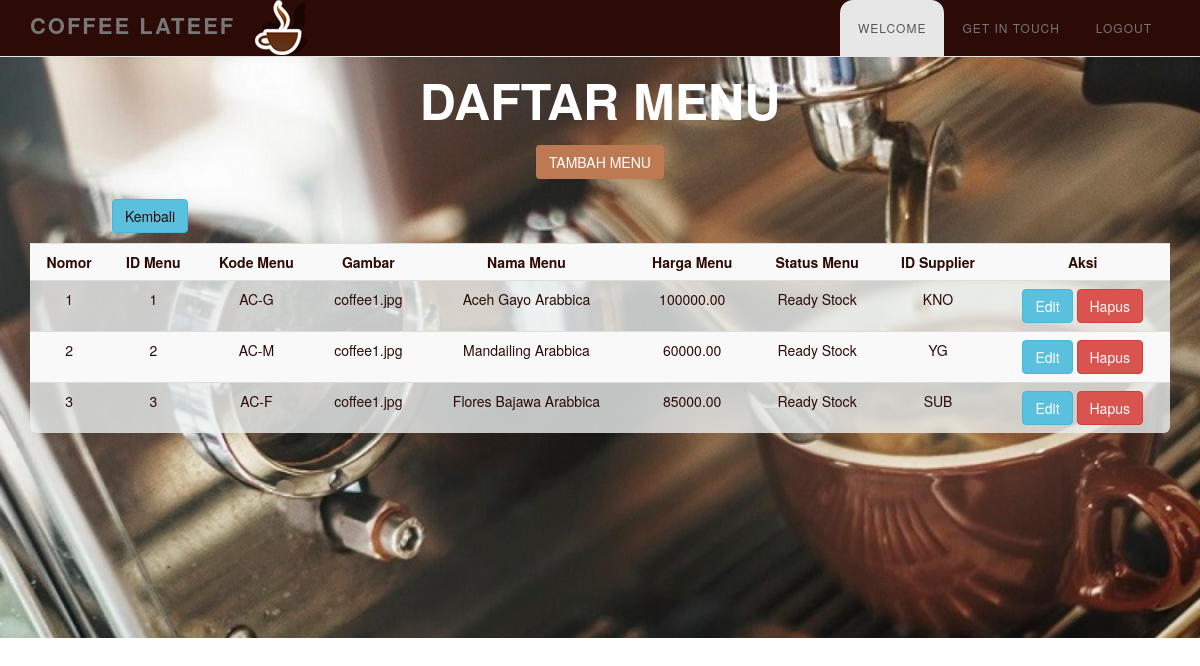
/login/list_produk.php, run on the app's committed database.
### tables this page shows
CREATE TABLE IF NOT EXISTS `tb_produk` (
  `id_produk` int(10) NOT NULL AUTO_INCREMENT,
  `kode_produk` varchar(10) NOT NULL,
  `nama_produk` varchar(50) NOT NULL,
  `harga_produk` decimal(22,2) NOT NULL,
  `status_produk` varchar(20) NOT NULL,
  `id_sup` varchar(10) NOT NULL,
  `gambar` varchar(100) NOT NULL,
  PRIMARY KEY (`id_produk`)
);

### login/list_produk.php (the view, shortened to what this page needs)
<?php
include '../koneksi.php';
$result=$connect->query('SELECT * FROM tb_produk');
?>
<!DOCTYPE html>
<head>
	<link rel="stylesheet" href="../css/bootstrap.min.css">
	<link rel="stylesheet" href="../css/animate.min.css">
	<link rel="stylesheet" href="../css/font-awesome.min.css">
	<link rel="stylesheet" href="../css/style.css">
	<link rel="stylesheet" href="../css/nav.css">
	<link rel="stylesheet" href="../css/lte.min.css">
	<link rel="stylesheet" href="../css/agency.min.css">
	<link rel="stylesheet" href="../css/bootstrap.css">
	<link rel="stylesheet" href="../css/additional.css">
</head>
<body>
<nav class="navbar navbar-default navbar-fixed-top" role="navigation" style="background-color: #2C0A05;">
	<div class="container">
		<div class="navbar-header">
			<img src="../img/header-icon.png" />
			<a class="navbar-brand" href="../index_admin.php">COFFEE LATEEF</a>
		</div>
		<div class="collapse navbar-collapse" id="mymenu" style="background-color: #2C0A05;">
			<ul class="nav navbar-nav pull-right page-scroll">
				<li class="active"><a href="../index_admin.php">Welcome</a></li>
				<li><a href="../index_admin.php #getintouch">Get In Touch</a></li>
				<li><a href="../login/logout.php">Logout</a></li>
			</ul>
		</div>
	</div>
</nav>
<footer class="parallax-section">
	<section style="padding-top: 50px;">
    <header>
        <div class="container text-center" style="padding-bottom: 20px">
	            <div class="intro-text">
	                <div class="intro-heading" style="color: white">Daftar Menu</div>
	                <form action="new_produk.php"><button type="submit" method="post" class=" btn btn-xl" style="color: white;"> Tambah Menu
	                </form>
	            </div>
	        </div>
	    </header>
	    <div class="col-md-3" style="padding-bottom: 10px;"><a href="../login/home.php"><button class="btn btn-info btn-info-outline" style="color:#2C0A05;">Kembali</button></a>
	    </div>
	    	<div class="container ">
				<table class="table table-striped jumbotron" align="right" style="background-color: rgba(236, 240, 241,0.8);color: #2C0A05;" >
				   <th class="text-center">Nomor</th>
				   <th class="text-center">ID Menu</th>
				   <th class="text-center">Kode Menu</th>
				   <th class="text-center">Gambar</th>
				   <th class="text-center">Nama Menu</th>
				   <th class="text-center">Harga Menu</th>
				   <th class="text-center">Status Menu</th>
				   <th class="text-center">ID Supplier</th>
				   <th class="text-center">Aksi</th>
					<?php
					$no = 1;
					while ($row=$result->fetch_assoc())
					{
				    echo "<tr>";
				    echo "<td align='center'>".$no."</td>";
				    echo "<td align='center'>".$row['id_produk']."</td>";
				    echo "<td>".$row['kode_produk']."</td>";
				    echo "<td>".$row['gambar']."</td>";
				    echo "<td>".$row['nama_produk']."</td>";
				    echo "<td>".$row['harga_produk']."</td>";
				    echo "<td>".$row['status_produk']."</td>";
					echo "<td>".$row['id_sup']."</td>";
					echo '<td align="center"><a href= "update_edit.php?id='.$row['id_produk'].'"><button class="btn btn-info btn-info-outline">Edit</button></a>  <a href="hapus.php?id='.$row['id_produk'].'" onclick="return confirm(\'Anda yakin ingin menghapusnya?\')"><button class="btn btn-danger btn-danger-outline">Hapus</button></a></td>';
					$no++;
					}
					?>
				</table></br>
  		    </div>
	</section>
</footer>
</body>
</html>

### css/style.css (style rules this page uses)
body { background: #ffffff; font-family: 'Roboto', sans-serif; font-weight: 400; position: relative; }
.parallax-section { background-attachment: fixed !important; background-size: cover !important; }
.navbar-default { background: #ffffff; box-shadow: 0px 2px 8px 0px rgba(50, 50, 50, 0.04); border: none; margin-bottom: 0; }
.navbar-brand, .navbar-nav li a { line-height: 28px; }
.navbar-default .navbar-brand { color: #ffffff; font-size: 22px; font-weight: bold; letter-spacing: 2px; }
.navbar-default .navbar-nav li a { font-size: 12px; letter-spacing: 1px; }
footer { background: url(../img/bg-home.jpg) 50% 0 repeat-y fixed; -webkit-background-size: cover; background-size: cover; background-position: center; color: #ffffff; padding-top: 50px; padding-bottom: 50px; }
body { background: #eee url(../img/bg.png)); }
html,body { position: relative; height: 100%; }

### css/nav.css (style rules this page uses)
.nav { position: relative; margin: 0px 0 0 0; }
ul.nav { padding:0; list-style:none; }
.nav > li { display: inline-block; float: left; background: none; }
.nav li.active, .nav li a:hover { color: #fff; }
.nav > li > a { padding: 0.5em 1em 1em 1em; display: block; color: #fff; margin: 0; font-size: 15px; font-weight:500; text-transform: uppercase; border: none; letter-spacing: 1px; border-style: solid; border-color: rgba(255, 255, 255, 0); background: none; border-top-left-radius: 13px; border-top-right-radius: 13px; }
.nav > li:nth-child(1) > a,.nav > li:nth-child(5) > a,.nav > li:nth-child(6) > a, .nav > li:nth-child(7) > a { background:none; }
.nav > li > ul li ul, .nav li >ul li, .nav > li > .fulldrop, .nav > li > .coldrop, .nav > li > ul, .nav > li { transition: all 0.3s ease-in-out; -moz-transition: all 0.3s ease-in-out; -webkit-transition: all 0.3s ease-in-out; -o-transition: all 0.3s ease-in-outs; }
@media (max-width: 1280px) { .nav > li > a { font-size: 1em; letter-spacing: 0; } }

### data on the page
tb_produk: id_produk "1", kode_produk "AC-G", gambar "coffee1.jpg", nama_produk "Aceh Gayo Arabbica", harga_produk "100000.00", status_produk "Ready Stock", id_sup "KNO"
tb_produk: id_produk "2", kode_produk "AC-M", gambar "coffee1.jpg", nama_produk "Mandailing Arabbica", harga_produk "60000.00", status_produk "Ready Stock", id_sup "YG"
tb_produk: id_produk "3", kode_produk "AC-F", gambar "coffee1.jpg", nama_produk "Flores Bajawa Arabbica", harga_produk "85000.00", status_produk "Ready Stock", id_sup "SUB"
